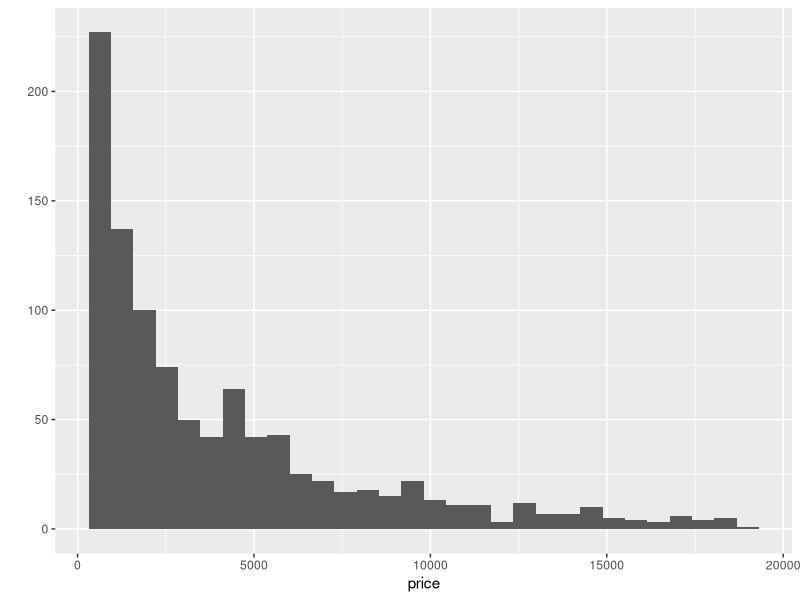
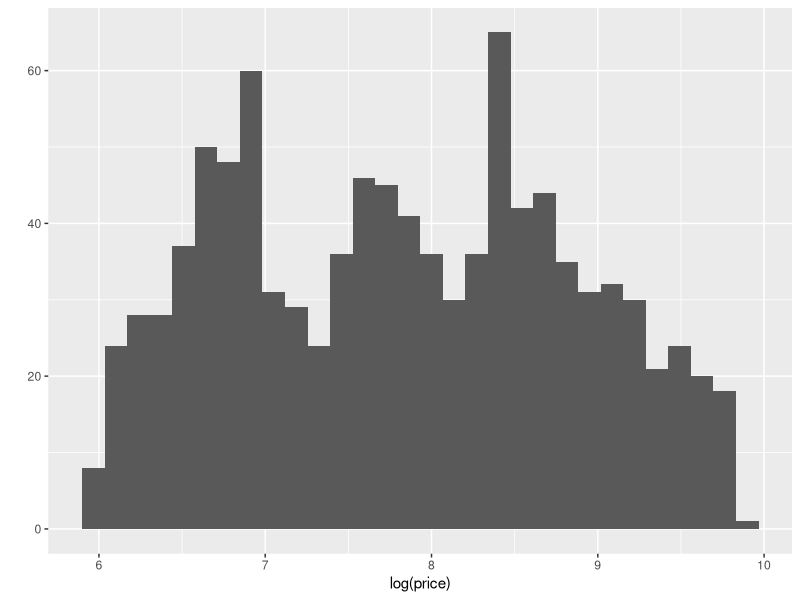

Write the R code that produced these figures, in order.
library(ggplot2)
print(diamonds[1:10,1:8])
diamondSubset=diamonds[sample(dim(diamonds)[1],1000),]

# This Histogram shows as the price of diamond increases 
qplot(price,data=diamondSubset)

# This Histogram shows BiModal relationship that was not visible on original scale
qplot(log(price),size=I(1),data=diamondSubset)
